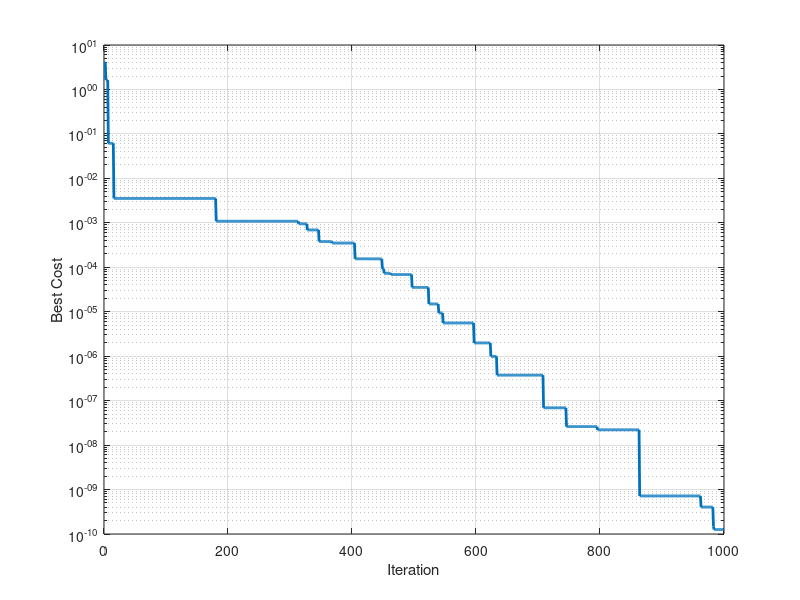

Write the MATLAB code that produced this figure.
clear;clc;
%% Problem Definition
CostFunction=@(x) (1-x(1)).^2 + 100*(x(2) - x(1).^2).^2;    % Cost Function
nVar=20;            % Number of Decision Variables
VarSize=[1 nVar];   % Decision Variables Matrix Size
VarMin=-2;          % Lower Bound of Decision Variables
VarMax= 2;          % Upper Bound of Decision Variables
%% DE Parameters
MaxIt=1000;      % Maximum Number of Iterations
nPop=50;        % Population Size
beta_min=0.2;   % Lower Bound of Scaling Factor
beta_max=0.8;   % Upper Bound of Scaling Factor
pCR=0.2;        % Crossover Probability
%% Initialization
empty_individual.Position=[];
empty_individual.Cost=[];
BestSol.Cost=inf;
pop=repmat(empty_individual,nPop,1);
for i=1:nPop
    pop(i).Position=unifrnd(VarMin,VarMax,VarSize);
    pop(i).Cost=CostFunction(pop(i).Position);
    if pop(i).Cost<BestSol.Cost
        BestSol=pop(i);
    end 
end
BestCost=zeros(MaxIt,1);
%% DE Main Loop
for it=1:MaxIt  
    for i=1:nPop     
        x=pop(i).Position;    
        A=randperm(nPop);       
        A(A==i)=[];      
        a=A(1);
        b=A(2);
        c=A(3);        
        % Mutation
        %beta=unifrnd(beta_min,beta_max);
        beta=unifrnd(beta_min,beta_max,VarSize);
        y=pop(a).Position+beta.*(pop(b).Position-pop(c).Position);
        y = max(y, VarMin);
		y = min(y, VarMax);	
        % Crossover
        z=zeros(size(x));
        j0=randi([1 numel(x)]);
        for j=1:numel(x)
            if j==j0 || rand<=pCR
                z(j)=y(j);
            else
                z(j)=x(j);
            end
        end     
        NewSol.Position=z;
        NewSol.Cost=CostFunction(NewSol.Position);       
        if NewSol.Cost<pop(i).Cost
            pop(i)=NewSol;          
            if pop(i).Cost<BestSol.Cost
               BestSol=pop(i);
            end
        end        
    end  
    % Update Best Cost
    BestCost(it)=BestSol.Cost;   
    % Show Iteration Information
    disp(['Iteration ' num2str(it) ': Best Cost = ' num2str(BestCost(it))]);
end

%% Show Results

figure;
%plot(BestCost);
semilogy(BestCost, 'LineWidth', 2);
xlabel('Iteration');
ylabel('Best Cost');
grid on;
